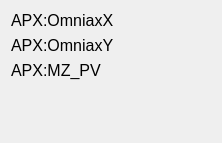
  <widget class="QWidget" name="layoutWidget">
   <property name="geometry">
    <rect>
     <x>695</x>
     <y>168</y>
     <width>222</width>
     <height>143</height>
    </rect>
   </property>
   <layout class="QFormLayout" name="formLayout">
    <item row="0" column="0">
     <widget class="PyDMLabel" name="BeamCurrAvg_65">
      <property name="font">
       <font>
        <pointsize>12</pointsize>
       </font>
      </property>
      <property name="toolTip">
       <string/>
      </property>
      <property name="text">
       <string>APX:OmniaxX</string>
      </property>
      <property name="precision" stdset="0">
       <number>1</number>
      </property>
      <property name="precisionFromPV" stdset="0">
       <bool>false</bool>
      </property>
      <property name="channel" stdset="0">
       <string>ca://APX:OmniaxX</string>
      </property>
      <property name="displayFormat" stdset="0">
       <enum>PyDMLabel::Decimal</enum>
      </property>
     </widget>
    </item>
    <item row="2" column="0">
     <widget class="PyDMLabel" name="BeamCurrAvg_67">
      <property name="font">
       <font>
        <pointsize>12</pointsize>
       </font>
      </property>
      <property name="toolTip">
       <string/>
      </property>
      <property name="text">
       <string>APX:MZ_PV</string>
      </property>
      <property name="precision" stdset="0">
       <number>1</number>
      </property>
      <property name="precisionFromPV" stdset="0">
       <bool>false</bool>
      </property>
      <property name="channel" stdset="0">
       <string>ca://APX:MZ_PV</string>
      </property>
      <property name="displayFormat" stdset="0">
       <enum>PyDMLabel::Decimal</enum>
      </property>
     </widget>
    </item>
    <item row="1" column="0">
     <widget class="PyDMLabel" name="BeamCurrAvg_66">
      <property name="font">
       <font>
        <pointsize>12</pointsize>
       </font>
      </property>
      <property name="toolTip">
       <string/>
      </property>
      <property name="text">
       <string>APX:OmniaxY</string>
      </property>
      <property name="precision" stdset="0">
       <number>1</number>
      </property>
      <property name="precisionFromPV" stdset="0">
       <bool>false</bool>
      </property>
      <property name="channel" stdset="0">
       <string>ca://APX:OmniaxY</string>
      </property>
      <property name="displayFormat" stdset="0">
       <enum>PyDMLabel::Decimal</enum>
      </property>
     </widget>
    </item>
   </layout>
  </widget>
